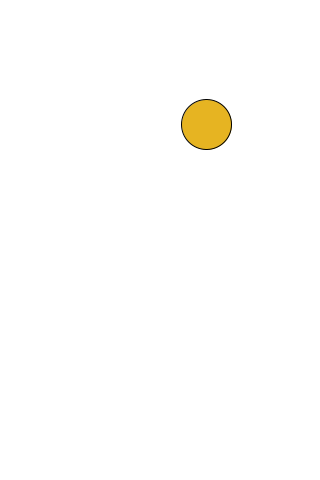
Frame 1 (no input)
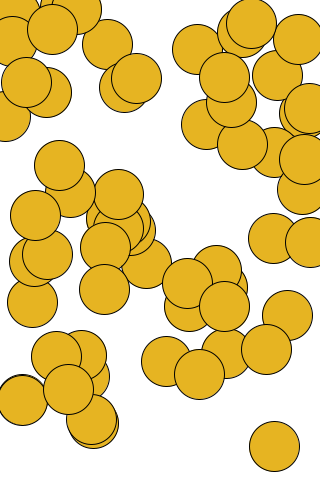
Frame 60 (the mouse pressed at the canvas centre just before this capture)
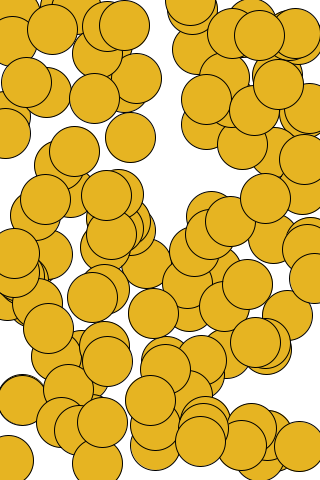
Frame 120 (the mouse held since frame 60 and released just before this capture)

The Processing sketch that drew these frames (run headless with seeded random() and noise(); from frame 60 on, the mouse is pressed at the canvas centre):

// Processing sketch: processing_80214
// ── processing_80214.pde

void setup(){
size(320,480);
frameRate(10);
background(255);
}



public void draw(){
float x = random(width);
float y = random(height);
int r = 50;

//noStroke();
fill(#e6b422);
ellipse(x,y,r,r);
}
